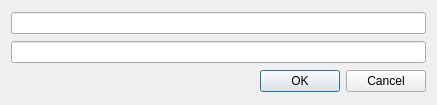
<?xml version="1.0" encoding="UTF-8"?>
<ui version="4.0">
 <class>CommandDialog</class>
 <widget class="QDialog" name="CommandDialog">
  <property name="geometry">
   <rect>
    <x>0</x>
    <y>0</y>
    <width>437</width>
    <height>105</height>
   </rect>
  </property>
  <property name="sizePolicy">
   <sizepolicy hsizetype="Preferred" vsizetype="MinimumExpanding">
    <horstretch>0</horstretch>
    <verstretch>0</verstretch>
   </sizepolicy>
  </property>
  <property name="windowTitle">
   <string>Dialog</string>
  </property>
  <layout class="QVBoxLayout" name="verticalLayout">
   <item>
    <widget class="QLineEdit" name="nameLine"/>
   </item>
   <item>
    <widget class="QLineEdit" name="commandLine"/>
   </item>
   <item>
    <widget class="QDialogButtonBox" name="buttonBox">
     <property name="orientation">
      <enum>Qt::Horizontal</enum>
     </property>
     <property name="standardButtons">
      <set>QDialogButtonBox::Cancel|QDialogButtonBox::Ok</set>
     </property>
    </widget>
   </item>
  </layout>
 </widget>
 <resources/>
 <connections>
  <connection>
   <sender>buttonBox</sender>
   <signal>accepted()</signal>
   <receiver>CommandDialog</receiver>
   <slot>accept()</slot>
   <hints>
    <hint type="sourcelabel">
     <x>248</x>
     <y>254</y>
    </hint>
    <hint type="destinationlabel">
     <x>157</x>
     <y>274</y>
    </hint>
   </hints>
  </connection>
  <connection>
   <sender>buttonBox</sender>
   <signal>rejected()</signal>
   <receiver>CommandDialog</receiver>
   <slot>reject()</slot>
   <hints>
    <hint type="sourcelabel">
     <x>316</x>
     <y>260</y>
    </hint>
    <hint type="destinationlabel">
     <x>286</x>
     <y>274</y>
    </hint>
   </hints>
  </connection>
 </connections>
</ui>
